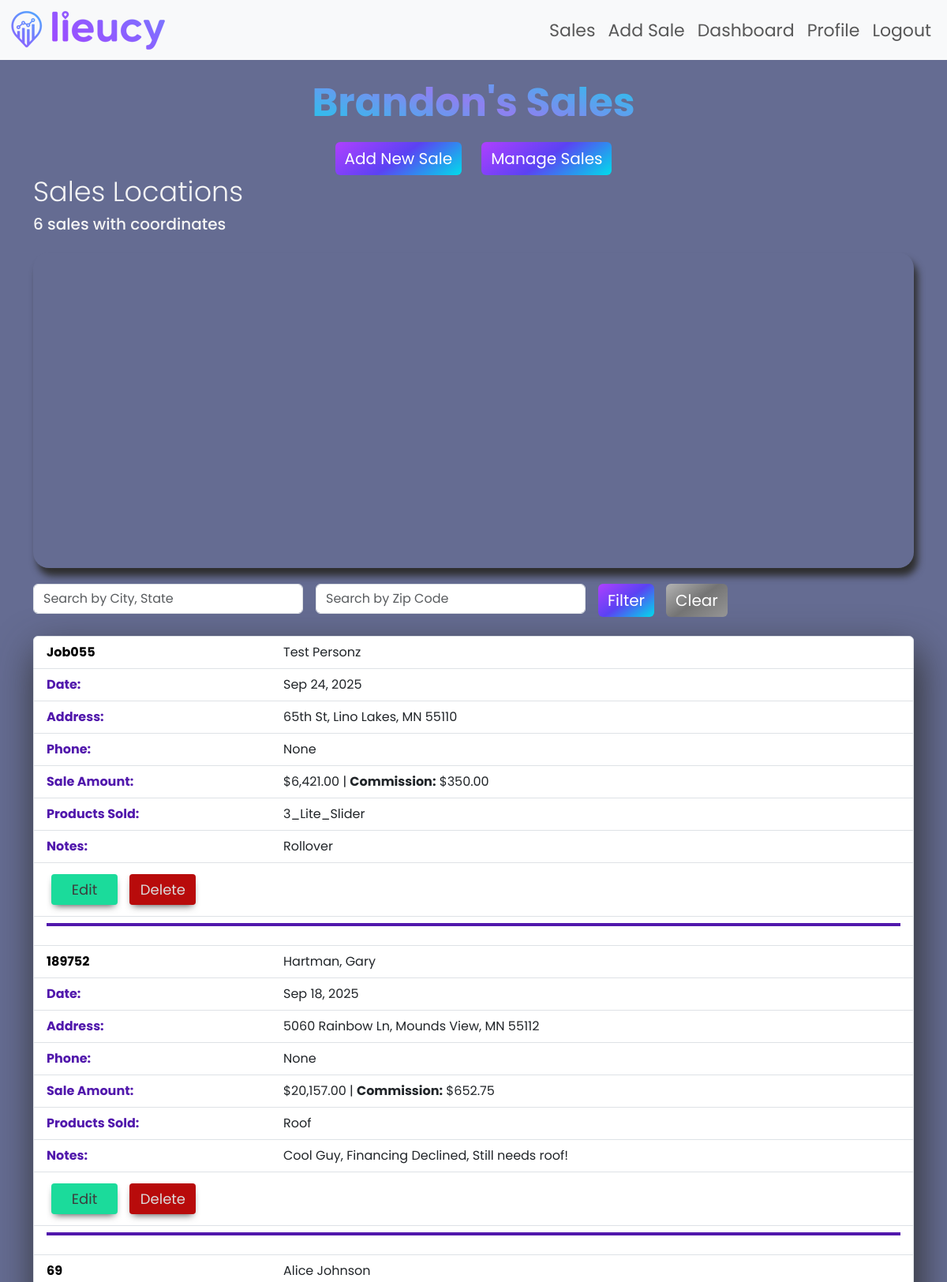
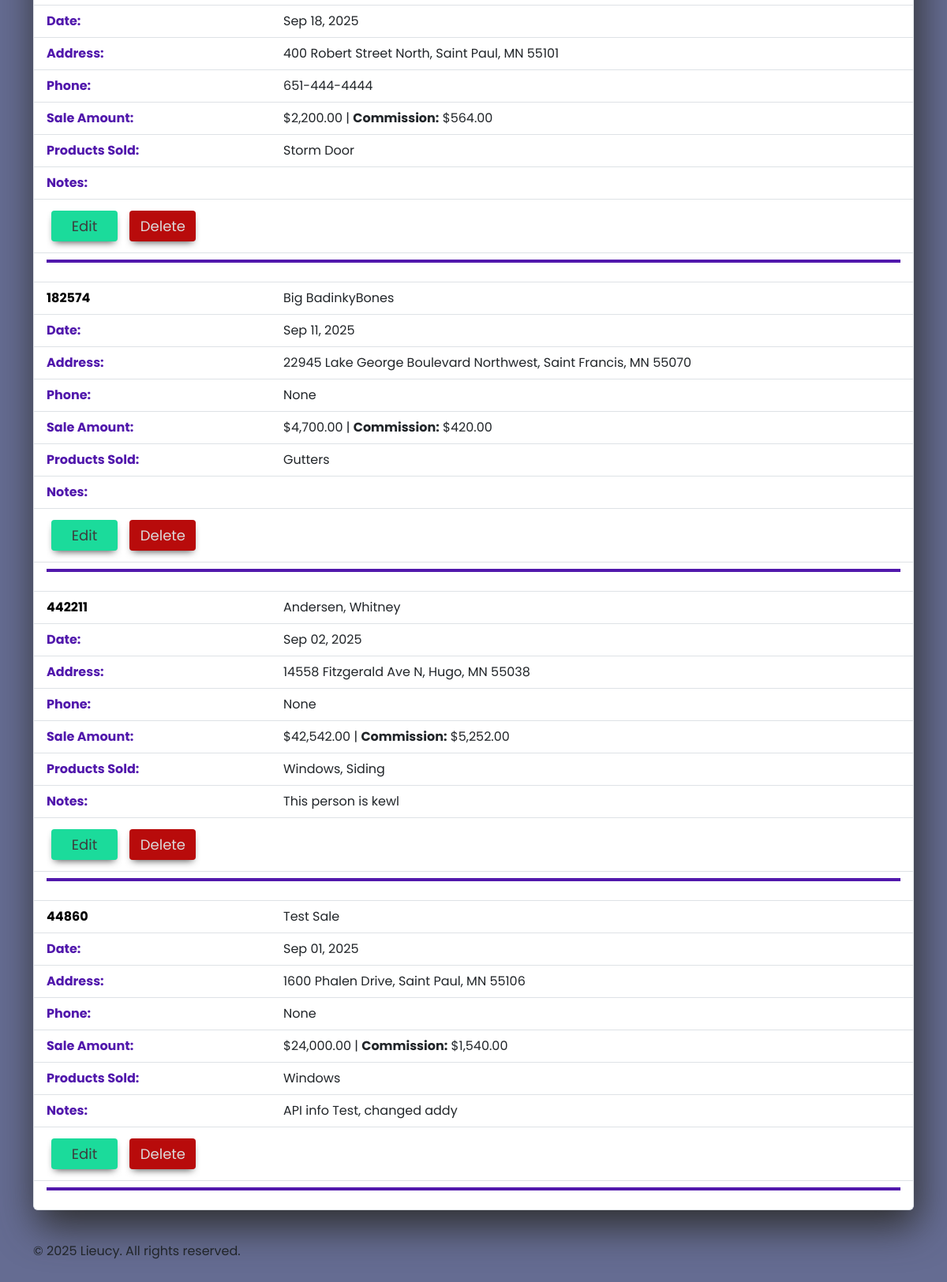
/sales/ (signed in), run on the app's committed database (2 pictures, top to bottom).
### core/models.py (models this page shows, shortened)
class Sale(models.Model):
    user = models.ForeignKey(User, on_delete=models.CASCADE)
    job_number = models.CharField(max_length=50)
    name = models.CharField(max_length=100)
    street = models.CharField(max_length=200)
    city = models.CharField(max_length=100)
    state = models.CharField(max_length=50)
    zip_code = models.CharField(max_length=10)
    sale_date = models.DateField(default=timezone.now)
    products_sold = models.TextField()
    amount = models.DecimalField(max_digits=10, decimal_places=2)
    notes = models.TextField(blank=True)
    commission = models.DecimalField(max_digits=10, decimal_places=2, null=True, blank=True)
    latitude = models.FloatField(null=True, blank=True)
    longitude = models.FloatField(null=True, blank=True)
    phone_number = models.CharField(max_length=20, blank=True, null=True)
    sale_amount_split = models.PositiveIntegerField(default=1)
    accountability_amount = models.DecimalField(max_digits=10, decimal_places=2, null=True, blank=True)

### core/views.py (the view)
# urls.py: path('sales/', views.sale_list, name='sale_list'),
@login_required
def sale_list(request):
    request.session['from_manage_sales'] = False  # Reset flag
    city = request.GET.get('city', '').strip()
    zip_code = request.GET.get('zip_code', '').strip()
    sales = Sale.objects.filter(user=request.user).order_by('-sale_date')
    filtered_sales = sales
    if city:
        filtered_sales = filtered_sales.filter(Q(city__iexact=city) | Q(city__icontains=city))
    if zip_code:
        filtered_sales = filtered_sales.filter(zip_code__iexact=zip_code)
    paginator = Paginator(sales, 20)
    page_number = request.GET.get('page', 1)
    page_obj = paginator.get_page(page_number)
    map_sales = sales.exclude(latitude__isnull=True).exclude(longitude__isnull=True).order_by('-sale_date')
    logger.info(f"sale_list - Google Maps API Key: {settings.GOOGLE_MAPS_API_KEY}")
    context = {
        'sales': page_obj,
        'map_sales': map_sales,
        'page_obj': page_obj,
        'search_city': city,  # Pass city for map geocoding
        'search_zip_code': zip_code,
        'google_maps_api_key': settings.GOOGLE_MAPS_API_KEY,  # Add API key
    }
    return render(request, 'core/sale_list.html', context)

### core/templates/core/sale_list.html (shortened to what this page needs)
{% extends 'core/base.html' %}
{% load humanize %}
{% block content %}
<h2 class="user-name">{% if request.user.first_name %}{{ request.user.first_name }}'s Sales{% else %}Your Sales{% endif %}</h2>
<div class="add-and-manage-sales">
    <a href="{% url 'sale_new' %}" class="btn btn-primary">Add New Sale</a>
    <a href="{% url 'manage_sales' %}" class="btn btn-primary">Manage Sales</a>
</div>
{% if map_sales %}
<h3 class="page-title">Sales Locations</h3>
<h5 class="num-of-pins">{{ map_sales.count }} sales with coordinates</h5>
<div id="map" class="map-container" style="height: 400px; width: 100%;"></div>
{% else %}
<p>No sales with valid coordinates to display on the map.</p>
{% endif %}
<form method="get" class="row g-3 mb-4">
    <div class="col-auto">
        <input type="text" name="city" class="form-control" placeholder="Search by City, State" value="{{ request.GET.city }}">
    </div>
    <div class="col-auto">
        <input type="text" name="zip_code" class="form-control" placeholder="Search by Zip Code" value="{{ request.GET.zip_code }}">
    </div>
    <div class="col-auto  sales-list-filter">
        <button type="submit" class="btn btn-primary">Filter</button>
        <a href="{% url 'sale_list' %}" class="btn btn-outline-secondary">Clear</a>
    </div>
</form>
<ul class="list-group mb-4" id="sales-list">
{% for sale in sales %}
    <li class="list-group-item">
        <span id="job_number">{{ sale.job_number }}</span>
        <span>{{ sale.name }}</span>
    </li>
    <li class="list-group-item">
        <span>Date:</span>
        <span>{{ sale.sale_date|date:"M d, Y" }}</span>
    </li>
    <li class="list-group-item">
        <span>Address:</span>
        <span>{{ sale.street }}, {{ sale.city }}, {{ sale.state }} {{ sale.zip_code }}</span>
    </li>
    <li class="list-group-item">
        <span>Phone:</span>
        <span>{{ sale.phone_number }}</span>
    </li>
    <li class="list-group-item">
        <span>Sale Amount:</span>
        <span>${{ sale.amount|intcomma }} {% if sale.commission %}| <strong>Commission:</strong> ${{ sale.commission|intcomma }}{% endif %}</span>
    </li>
    <li class="list-group-item">
        <span>Products Sold:</span>
        <span>{{ sale.products_sold }}</span>
    </li>
    <li class="list-group-item">
        <span>Notes:</span>
        <span>{{ sale.notes|wordwrap:60|linebreaksbr }}</span>
    </li>
    <li class="list-group-item">
        <span>
            <a href="{% url 'sale_edit' sale.pk %}" class="btn btn-sm btn-warning">Edit</a>
            <a href="{% url 'sale_delete' sale.pk %}" class="btn btn-sm btn-danger">Delete</a>
        </span>
    </li>
    <li class="list-group-item">
        <p class="bottom_border"></p>
    </li>
{% empty %}
    <li class="list-group-item">No sales yet. <a href="{% url 'sale_new' %}">Add one!</a></li>
{% endfor %}
</ul>
{% endblock %}

### static/css/custom.css (style rules this page uses)
body { background-color: #656c92; font-family: 'Poppins', 'sans-serif'; }
.page-title { font-weight: 300; font-size: 35px; color: whitesmoke; }
.user-name { font-family: 'Poppins', sans-serif; font-weight: 700; font-size: 50px; text-align: center; margin: 20px 0; background: linear-gradient(-164deg, #00ddeb 20%, #8e80f0 50%, #00ddeb 80%); -webkit-background-clip: text; -webkit-text-fill-color: transparent; background-clip: text; }
.num-of-pins { color: whitesmoke; }
.add-and-manage-sales { display: flex; justify-content: center; align-items: center; gap: 25px; }
.btn-primary { height: 42px; background-image: linear-gradient(144deg, #af40ff, #5b42f3 50%, #00ddeb); border: none; font-family: 'Poppins', 'sans-serif'; font-size: 20px; display: flex; justify-content: center; align-items: center; transition: box-shadow 0.3s ease-in-out; }
.sales-list-filter { display: flex; justify-content: center; align-items: center; gap: 15px; }
.btn-outline-secondary { height: 42px; font-size: 20px; display: flex; justify-content: center; align-items: center; background-image: linear-gradient(144deg, #b4b4b4, #747474 50%, #969696); border: none; transition: box-shadow 0.3s ease-in-out; font-family: 'Poppins', sans-serif; color: white; transition: box-shadow 0.3s ease-in-out; }
#map { height: 400px; width: 75%; border-radius: 20px; margin-bottom: 20px; box-shadow: 5px 10px 10px #2e2e2e; }
.list-group { box-shadow: 5px 20px 50px #2e2e2e; }
.list-group .list-group-item { width: 100%; }
.list-group-item { display: flex; }
.list-group-item span:first-child { width: 300px; font-weight: bold; color: #5118ac; }
.list-group .bottom_border { height: 4px; width: 100%; background-color: #5118ac; }
#job_number { font-weight: bold; color: black; }
.btn-warning { border-radius: 4px; background-color: #1bdb9b; border: none; color: #3d3d3d; text-align: center; font-size: 18px; padding: 6px; width: 84px; transition: all 0.5s; cursor: pointer; margin: 6px; box-shadow: 0 5px 10px -4px rgba(0, 0, 0,.7); }
.btn-warning { cursor: pointer; display: inline-block; position: relative; transition: 0.5s; }
.btn-warning:after { content: '»'; position: absolute; opacity: 0; top: 4px; right: -5px; transition: 0.5s; }
.btn-danger { border-radius: 4px; background-color: #b80b0b; border: none; color: #dbdbdb; text-align: center; font-size: 18px; padding: 6px; width: 84px; transition: all 0.5s; cursor: pointer; margin: 6px; box-shadow: 0 5px 10px -4px rgba(0, 0, 0,.7); }
.btn-danger { cursor: pointer; display: inline-block; position: relative; transition: 0.5s; }
.btn-danger:after { content: '»'; position: absolute; opacity: 0; top: 4px; right: -5px; transition: 0.5s; }

### data on the page
Sale: job_number "Job055", name "Test Personz", sale_date "Sep 24, 2025", street "65th St", city "Lino Lakes", state "MN", zip_code "55110", phone_number "None", amount "6,421.00", commission "350.00", products_sold "3_Lite_Slider", notes "Rollover"
Sale: job_number "189752", name "Hartman, Gary", sale_date "Sep 18, 2025", street "5060 Rainbow Ln", city "Mounds View", state "MN", zip_code "55112", phone_number "None", amount "20,157.00", commission "652.75", products_sold "Roof", notes "Cool Guy, Financing Declined, Still needs roof!"
Sale: job_number "69", name "Alice Johnson", sale_date "Sep 18, 2025", street "400 Robert Street North", city "Saint Paul", state "MN", zip_code "55101", phone_number "651-444-4444", amount "2,200.00", commission "564.00", products_sold "Storm Door"
Sale: job_number "182574", name "Big BadinkyBones", sale_date "Sep 11, 2025", street "22945 Lake George Boulevard Northwest", city "Saint Francis", state "MN", zip_code "55070", phone_number "None", amount "4,700.00", commission "420.00", products_sold "Gutters"
Sale: job_number "442211", name "Andersen, Whitney", sale_date "Sep 02, 2025", street "14558 Fitzgerald Ave N", city "Hugo", state "MN", zip_code "55038", phone_number "None", amount "42,542.00", commission "5,252.00", products_sold "Windows, Siding", notes "This person is kewl"
Sale: job_number "44860", name "Test Sale", sale_date "Sep 01, 2025", street "1600 Phalen Drive", city "Saint Paul", state "MN", zip_code "55106", phone_number "None", amount "24,000.00", commission "1,540.00", products_sold "Windows", notes "API info Test, changed addy"

### other printed values
{{ request.user.first_name }} "Brandon"
{{ map_sales.count }} "6"
